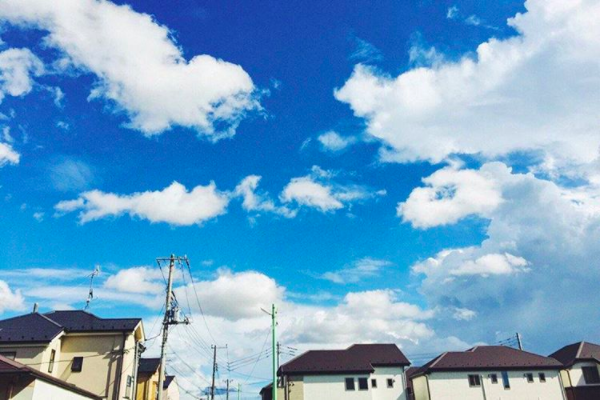
#> input picture MaskProcess/blue.png, 600 x 400 px
$ python masking01.py
#> lines starting #> are read from the running program, lines starting #| are printed output that depends on the picture; after the words box and inside, x2 and y2 are one past the last pixel; in counts of white or black regions, pixels touching at a corner belong together
#!/usr/bin/python
# -*- coding: utf-8 -*-
from matplotlib import pyplot as plt
import numpy as np
import cv2

upstate = cv2.imread('blue.png')
#> upstate is the input picture: shape (400, 600, 3); mean B, G, R 201.1, 162.2, 109.7
upstate_hsv = cv2.cvtColor(upstate, cv2.COLOR_BGR2HSV)
#> upstate_hsv: shape (400, 600, 3); mean H, S, V 99.3, 122.1, 202.9
plt.imshow(cv2.cvtColor(upstate_hsv, cv2.COLOR_HSV2RGB))
plt.show()

blue_min = np.array([100, 100, 100], np.uint8)
blue_max = np.array([140, 255, 255], np.uint8)

mask_inverse = cv2.inRange(upstate_hsv,blue_min,blue_max)
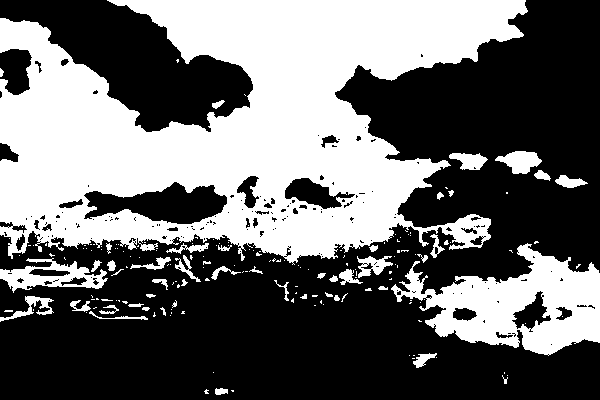
#> mask_inverse: shape (400, 600); 41.4% white; 180 white regions (132 under 20 px), largest, box (x1, y1, x2, y2) and area: (0, 0, 528, 265) 81054, (391, 243, 600, 356) 11483, (0, 258, 108, 293) 1672
mask = cv2.bitwise_not(mask_inverse)
plt.imshow(cv2.cvtColor(mask,cv2.COLOR_GRAY2RGB))
plt.show()

mask_rgb = cv2.cvtColor(mask,cv2.COLOR_GRAY2RGB)
masked_upstate = cv2.bitwise_and(upstate,mask_rgb)
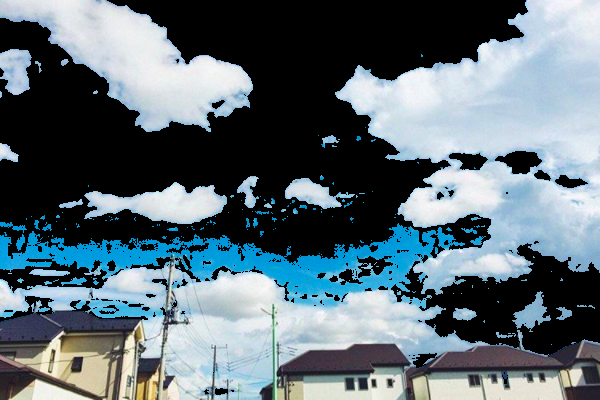
#> masked_upstate: shape (400, 600, 3); mean B, G, R 118.7, 110.5, 94.8

masked_replace_white = cv2.addWeighted(masked_upstate, 1, \
                                       cv2.cvtColor(mask_inverse, cv2.COLOR_GRAY2RGB), 1, 0)
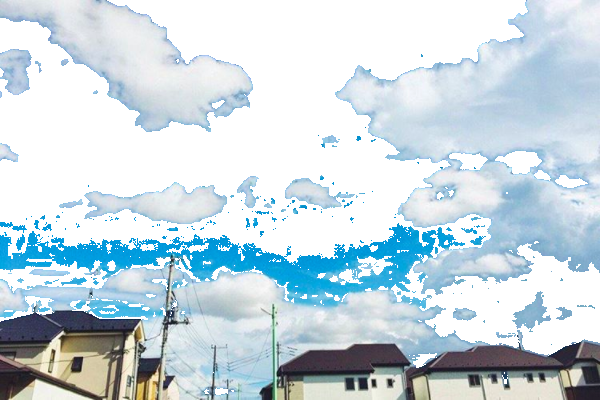
#> masked_replace_white: shape (400, 600, 3); mean B, G, R 224.4, 216.2, 200.5
plt.imshow(cv2.cvtColor(masked_replace_white,cv2.COLOR_BGR2RGB))
plt.show()
